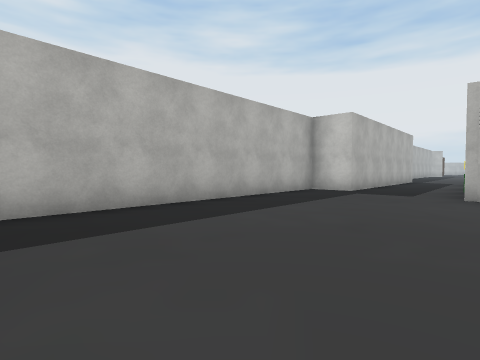
[1] (above)

21 first-person views from a walk through a scene from a Unity 3-D project. The camera is 1.2 m above the floor, tilts 2° down and sees 80° across. The floor is counted in squares, 2 m on a side. Each view is taken from the middle of a square. On the plan, view 1 faces up. The plan holds only what a view shows up to about 9 squares ahead; the rest is blank. The place goes on beyond the plan. The player is left out. Some surface patterns are stand-ins.

[2]
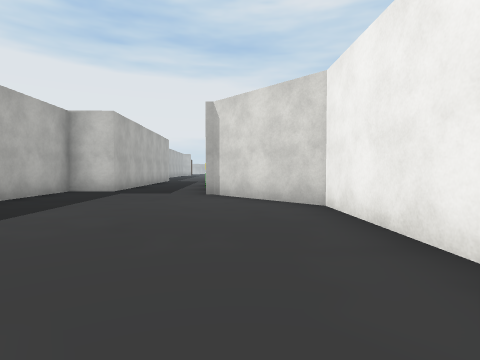

[3]
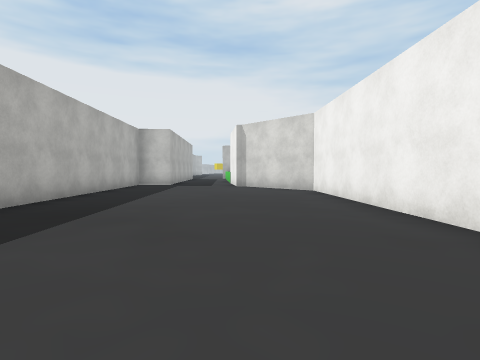

[4]
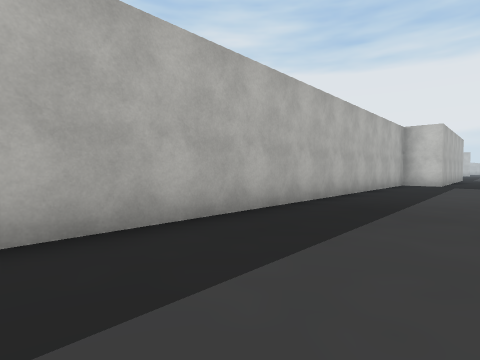

[5]
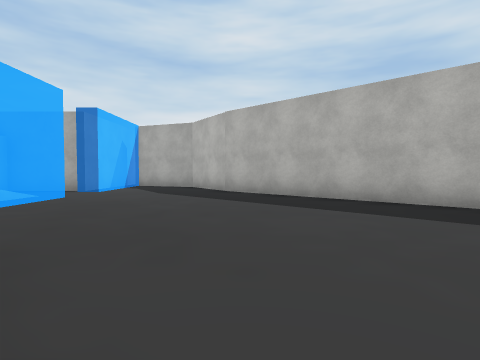

[6]
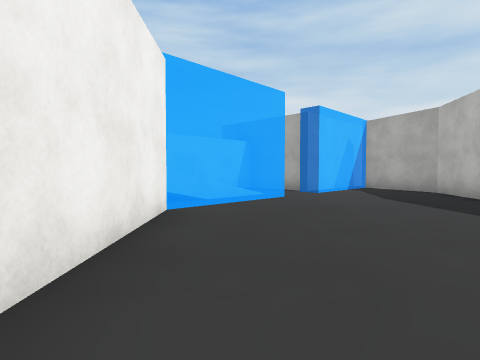

[7]
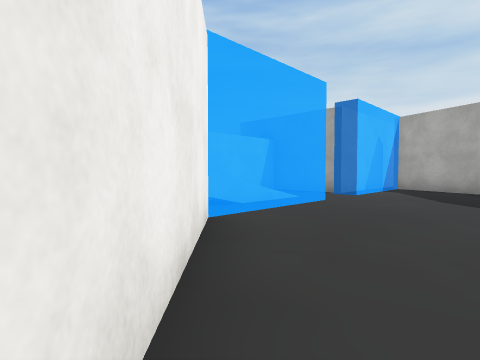

[8]
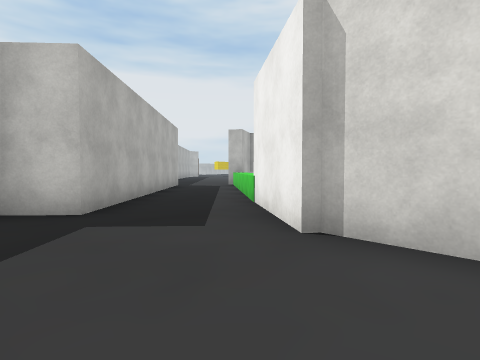

[9]
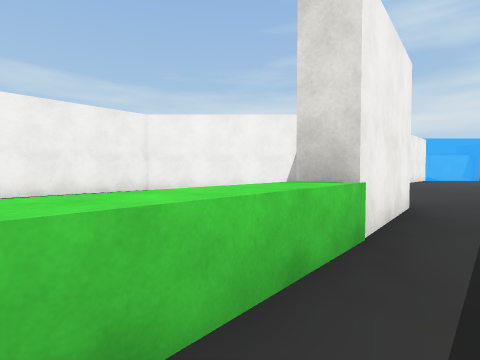

[10]
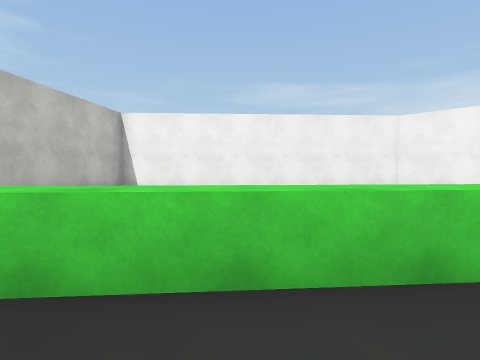

[11]
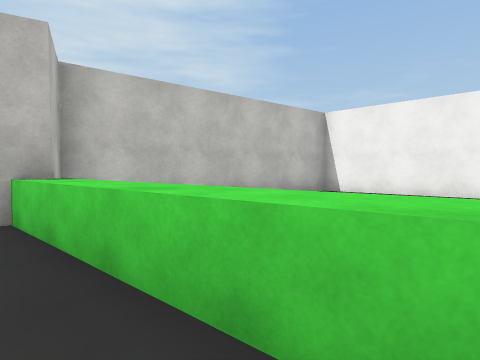

[12]
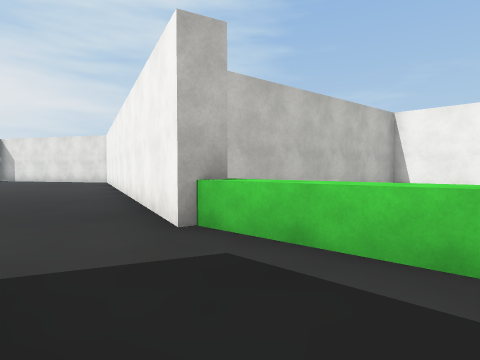

[13]
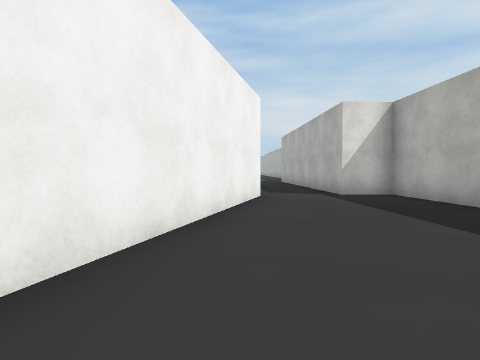

[14]
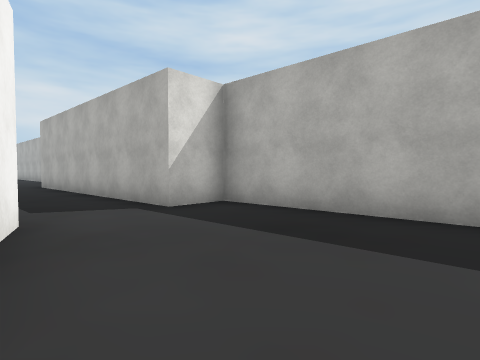

[15]
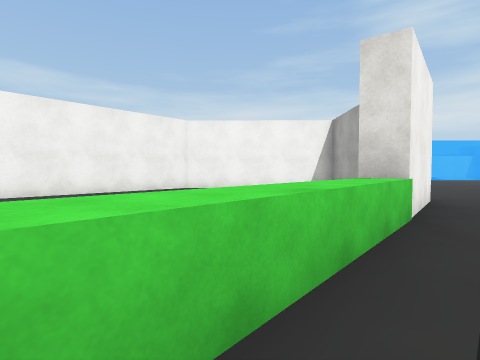

[16]
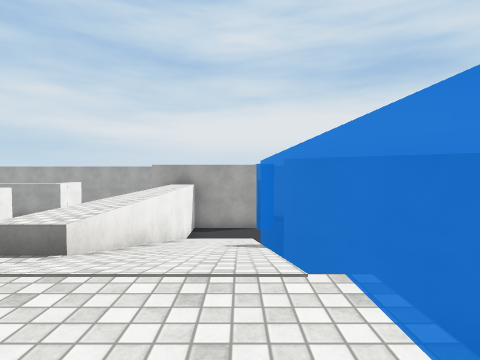

[17]
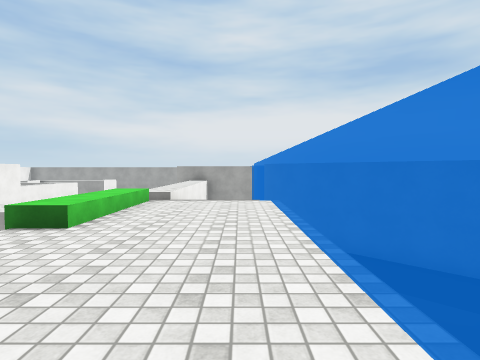

[18]
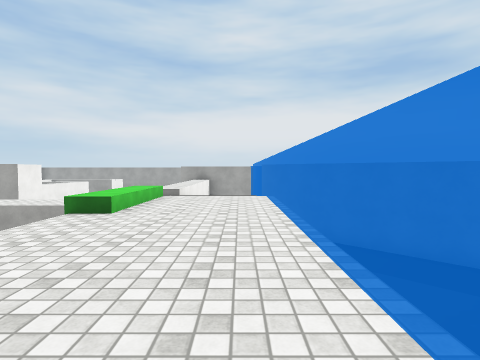

[19]
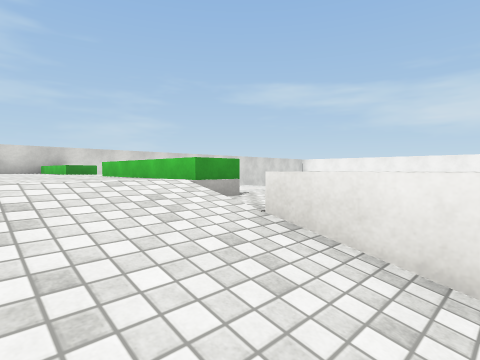

[20]
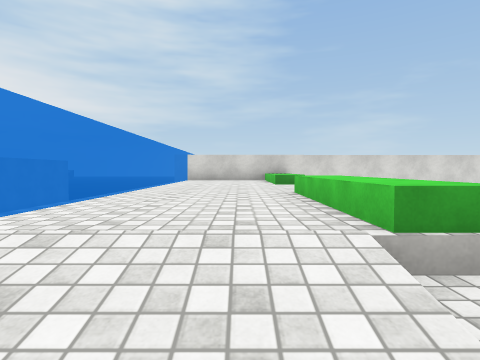

[21]
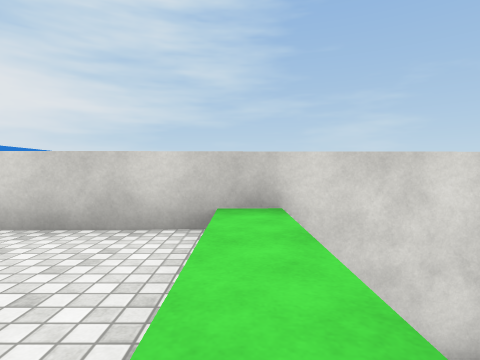

### Floor plan
Key: @ floor where view 1 was taken; # wall or solid block; . main floor; : floor 2.5 m higher than the main floor; + floor 3 m higher than the main floor; / step, stairs or slope; = window, fence, low wall or low ledge; ^ raised ledge; v drop or lower ground.
Columns run from 11 left of view 1 to 16 right of it. Each row starts with its distance up from view 1.
 17                     ##......
 16                    ##......#
 15                   ##.....###
 14                   ##....##
 13                  ##...###
 12                  #...^##
 11                 ##..^.  #
 10                ##..^^   ##
  9              ###..^^     ##
  8             ###...^       #
  7            ##....#       .#
  6           ##....##       #
  5          ##.....#      .##
  4         ##......#     .##
  3        ##.......#    .##
  2       ##.......##    ##
  1      ##.......########
  0      #.....@.##
 -1     # .......#
 -2    ##.......##
 -3  ###.......##..
 -4  #........##...
 -5 ##.......##
 -6 ####.   ##         #
 -7    #.///////+++++++#
 -8    #.///////+++++++#
 -9    ######^^:///++//=
-10            :v      #
-11            :v      #

Positions as (right, up) in squares from view 1, and headings:
1: (0, 0), facing up
2: (0, 0), facing up-right
3: (-3, -2), facing up-right
4: (-4, -2), facing up
5: (0, -2), facing left
6: (-1, -2), facing down-left
7: (-1, -3), facing down-left
8: (2, 4), facing up-right
9: (7, 10), facing down
10: (7, 11), facing down-right
11: (7, 10), facing right
12: (7, 12), facing right
13: (15, 17), facing down-left
14: (13, 15), facing left
15: (8, 11), facing down
16: (2, -7), facing left
17: (6, -7), facing left
18: (7, -7), facing left
19: (-2, -7), facing down-right
20: (-1, -8), facing right
21: (5, -9), facing right
